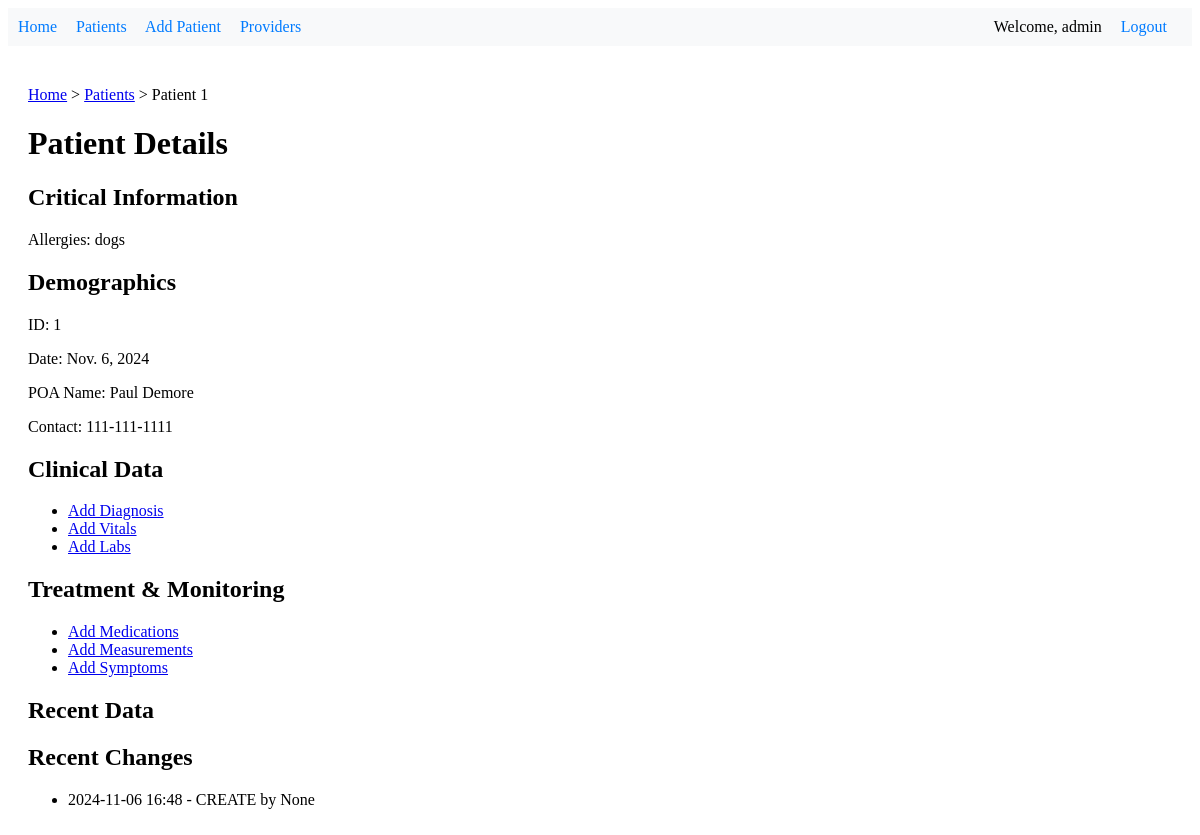
The page /patient/1/ (signed in) on the database its author committed.
### patient_records/models.py (models this page shows, shortened)
class Patient(models.Model):
    GENDER_CHOICES = [
        ('M', 'Male'),
        ('F', 'Female'),
        ('O', 'Other'),
    ]
    id = models.AutoField(primary_key=True)
    date = models.DateField()
    allergies = models.TextField(blank=True, null=True)
    code_status = models.CharField(max_length=50, blank=True, null=True)
    poa_name = models.CharField(max_length=100)
    relationship = models.CharField(max_length=50, blank=True, null=True)
    poa_contact = models.CharField(max_length=100)
    veteran = models.BooleanField(default=False)
    veteran_spouse = models.BooleanField(default=False)
    marital_status = models.CharField(max_length=50, blank=True, null=True)
    street_address = models.CharField(max_length=255, blank=True, null=True)
    city = models.CharField(max_length=100, blank=True, null=True)
    state = models.CharField(max_length=100, blank=True, null=True)
    zip = models.CharField(max_length=20, blank=True, null=True)
    patient_phone = models.CharField(max_length=20, blank=True, null=True)
    patient_email = models.EmailField(blank=True, null=True)
    last_updated = models.DateTimeField(auto_now=True)
    modified_by = models.ForeignKey(User, on_delete=models.SET_NULL, null=True, blank=True)
    patient_number = models.CharField(max_length=10, unique=True, editable=False, null=True, blank=True)
    first_name = models.CharField(max_length=50, null=True, blank=True)
    middle_name = models.CharField(max_length=50, blank=True, null=True)
    last_name = models.CharField(max_length=50, null=True, blank=True)
    date_of_birth = models.DateField(null=True, blank=True)
    gender = models.CharField(max_length=1, choices=GENDER_CHOICES, null=True, blank=True)
    ssn = models.CharField(max_length=11, verbose_name="SSN", null=True, blank=True)
    height_cm = models.DecimalField(max_digits=5, decimal_places=2, verbose_name="Height (cm)", null=True, blank=True)
    height_inches = models.DecimalField(max_digits=5, decimal_places=2, verbose_name="Height (inches)", null=True, blank=True)

class AuditTrail(models.Model):
    ACTION_CHOICES = [
        ('CREATE', 'Create'),
        ('UPDATE', 'Update'),
        ('DELETE', 'Delete'),
    ]
    patient = models.ForeignKey('Patient', on_delete=models.CASCADE)
    action = models.CharField(max_length=10, choices=ACTION_CHOICES)
    user = models.ForeignKey(User, on_delete=models.SET_NULL, null=True)
    timestamp = models.DateTimeField(auto_now_add=True)
    changes = models.JSONField(default=dict)  # Provide a default empty dictionary

### patient_records/views.py (the view)
# urls.py: path('patient/<str:patient_id>/', views.patient_detail, name='patient_detail'),
@login_required
def patient_detail(request, patient_id):
    patient = get_object_or_404(Patient, id=patient_id)
    audit_entries = AuditTrail.objects.filter(patient=patient).order_by('-timestamp')[:5]
    breadcrumbs = [
        {'label': 'Patients', 'url': reverse('patient_list')},
        {'label': f'Patient {patient_id}', 'url': None}
    ]
    context = {
        'patient': patient,
        'audit_entries': audit_entries,
        'breadcrumbs': breadcrumbs,
        'page_title': f'Patient {patient_id} Details'
    }
    return render(request, 'patient_records/patient_detail.html', context)

### patient_records/templates/patient_records/patient_detail.html (shortened to what this page needs)
{% extends 'patient_records/base.html' %}
{% block content %}
<div class="breadcrumbs">
    <a href="{% url 'home' %}">Home</a> >
    <a href="{% url 'patient_list' %}">Patients</a> >
    Patient {{ patient.id }}
</div>
<h1>Patient Details</h1>
<div class="critical-info">
    <h2>Critical Information</h2>
    {% if patient.allergies %}
        <p>Allergies: {{ patient.allergies }}</p>
    {% endif %}
</div>
<div class="patient-info">
    <h2>Demographics</h2>
    <p>ID: {{ patient.id }}</p>
    <p>Date: {{ patient.date }}</p>
    <p>POA Name: {{ patient.poa_name }}</p>
    <p>Contact: {{ patient.poa_contact }}</p>
</div>
<div class="actions">
    <h2>Clinical Data</h2>
    <ul>
        <li><a href="{% url 'add_diagnosis' patient.id %}">Add Diagnosis</a></li>
        <li><a href="{% url 'add_vitals' patient.id %}">Add Vitals</a></li>
        <li><a href="{% url 'add_labs' patient.id %}">Add Labs</a></li>
    </ul>
    <h2>Treatment & Monitoring</h2>
    <ul>
        <li><a href="{% url 'add_medications' patient.id %}">Add Medications</a></li>
        <li><a href="{% url 'add_measurements' patient.id %}">Add Measurements</a></li>
        <li><a href="{% url 'add_symptoms' patient.id %}">Add Symptoms</a></li>
    </ul>
</div>
<div class="data-sections">
    <h2>Recent Data</h2>
</div>
<div class="audit-trail">
    <h2>Recent Changes</h2>
    {% if audit_entries %}
    <ul>
        {% for entry in audit_entries|slice:":5" %}
        <li>{{ entry.timestamp|date:"Y-m-d H:i" }} - {{ entry.action }} by {{ entry.user }}</li>
        {% endfor %}
    </ul>
    {% endif %}
</div>
{% endblock %}

### patient_records/templates/components/_navigation.html
{% if user.is_authenticated %}
    <nav>
        <a href="{% url 'home' %}">Home</a>
        <a href="{% url 'patient_list' %}">Patients</a>
        <a href="{% url 'add_patient' %}">Add Patient</a>
        <a href="{% url 'provider_list' %}">Providers</a>
        <div class="user-nav">
            <span>Welcome, {{ user.username }}</span>
            <a href="{% url 'logout' %}">Logout</a>
        </div>
    </nav>
{% endif %}

### patient_records/templates/patient_records/base.html (style rules this page uses)
nav { background-color: #f8f9fa; padding: 10px; margin-bottom: 20px; }
nav a { margin-right: 15px; text-decoration: none; color: #007bff; }
.user-nav { float: right; }
.user-nav span { margin-right: 15px; }

### rows shown on the page
Patient: id "1", allergies "dogs", date "Nov. 6, 2024", poa_name "Paul Demore", poa_contact "111-111-1111"
AuditTrail: timestamp "2024-11-06 16:48", action "CREATE", user "None"

### other values the page prints
{{ user.username }} "admin"
